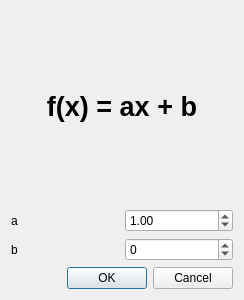
<?xml version="1.0" encoding="UTF-8"?>
<ui version="4.0">
 <class>PointOpDialog</class>
 <widget class="QDialog" name="PointOpDialog">
  <property name="geometry">
   <rect>
    <x>0</x>
    <y>0</y>
    <width>244</width>
    <height>300</height>
   </rect>
  </property>
  <property name="windowTitle">
   <string>Point Operation</string>
  </property>
  <layout class="QGridLayout" name="gridLayout_2">
   <item row="0" column="0">
    <widget class="QLabel" name="label">
     <property name="font">
      <font>
       <family>Arial</family>
       <pointsize>20</pointsize>
       <weight>75</weight>
       <bold>true</bold>
      </font>
     </property>
     <property name="text">
      <string>&lt;center&gt;f(x) = ax + b&lt;/center&gt;</string>
     </property>
    </widget>
   </item>
   <item row="1" column="0">
    <layout class="QGridLayout" name="gridLayout">
     <item row="0" column="0">
      <widget class="QLabel" name="label_2">
       <property name="text">
        <string>a</string>
       </property>
      </widget>
     </item>
     <item row="1" column="0">
      <widget class="QLabel" name="label_3">
       <property name="text">
        <string>b</string>
       </property>
      </widget>
     </item>
     <item row="0" column="1">
      <widget class="QDoubleSpinBox" name="aSpinBox">
       <property name="minimum">
        <double>-255.000000000000000</double>
       </property>
       <property name="maximum">
        <double>255.000000000000000</double>
       </property>
       <property name="singleStep">
        <double>0.100000000000000</double>
       </property>
       <property name="value">
        <double>1.000000000000000</double>
       </property>
      </widget>
     </item>
     <item row="1" column="1">
      <widget class="QDoubleSpinBox" name="bSpinBox">
       <property name="decimals">
        <number>0</number>
       </property>
       <property name="minimum">
        <double>-255.000000000000000</double>
       </property>
       <property name="maximum">
        <double>255.000000000000000</double>
       </property>
       <property name="singleStep">
        <double>1.000000000000000</double>
       </property>
      </widget>
     </item>
    </layout>
   </item>
   <item row="2" column="0">
    <widget class="QDialogButtonBox" name="buttonBox">
     <property name="orientation">
      <enum>Qt::Horizontal</enum>
     </property>
     <property name="standardButtons">
      <set>QDialogButtonBox::Cancel|QDialogButtonBox::Ok</set>
     </property>
    </widget>
   </item>
  </layout>
 </widget>
 <resources/>
 <connections>
  <connection>
   <sender>buttonBox</sender>
   <signal>accepted()</signal>
   <receiver>PointOpDialog</receiver>
   <slot>accept()</slot>
   <hints>
    <hint type="sourcelabel">
     <x>248</x>
     <y>254</y>
    </hint>
    <hint type="destinationlabel">
     <x>157</x>
     <y>274</y>
    </hint>
   </hints>
  </connection>
  <connection>
   <sender>buttonBox</sender>
   <signal>rejected()</signal>
   <receiver>PointOpDialog</receiver>
   <slot>reject()</slot>
   <hints>
    <hint type="sourcelabel">
     <x>316</x>
     <y>260</y>
    </hint>
    <hint type="destinationlabel">
     <x>286</x>
     <y>274</y>
    </hint>
   </hints>
  </connection>
 </connections>
</ui>
